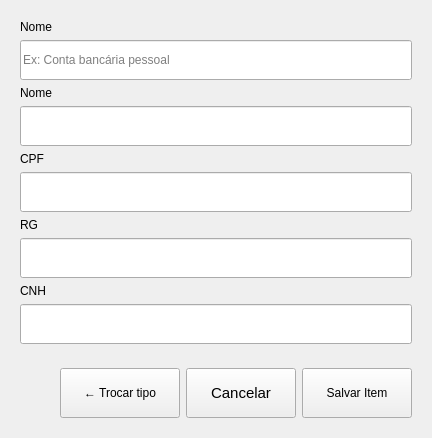
        <widget class="QWidget" name="page_identidade">
         <layout class="QVBoxLayout" name="verticalLayout_15">
          <item>
           <widget class="QFrame" name="frame_12">
            <property name="frameShape">
             <enum>QFrame::Shape::NoFrame</enum>
            </property>
            <property name="frameShadow">
             <enum>QFrame::Shadow::Raised</enum>
            </property>
            <layout class="QVBoxLayout" name="verticalLayout_14">
             <item>
              <widget class="QLabel" name="label_24">
               <property name="text">
                <string>Nome</string>
               </property>
              </widget>
             </item>
             <item>
              <widget class="QLineEdit" name="line_nome_item_identidade">
               <property name="minimumSize">
                <size>
                 <width>0</width>
                 <height>40</height>
                </size>
               </property>
               <property name="maximumSize">
                <size>
                 <width>16777215</width>
                 <height>40</height>
                </size>
               </property>
               <property name="placeholderText">
                <string>Ex: Conta bancária pessoal</string>
               </property>
              </widget>
             </item>
             <item>
              <widget class="QLabel" name="label_25">
               <property name="font">
                <font>
                 <pointsize>9</pointsize>
                </font>
               </property>
               <property name="text">
                <string>Nome</string>
               </property>
              </widget>
             </item>
             <item>
              <widget class="QLineEdit" name="line_name_identidade_2">
               <property name="minimumSize">
                <size>
                 <width>0</width>
                 <height>40</height>
                </size>
               </property>
               <property name="maximumSize">
                <size>
                 <width>16777215</width>
                 <height>40</height>
                </size>
               </property>
              </widget>
             </item>
             <item>
              <widget class="QLabel" name="label_26">
               <property name="font">
                <font>
                 <pointsize>9</pointsize>
                </font>
               </property>
               <property name="text">
                <string>CPF</string>
               </property>
              </widget>
             </item>
             <item>
              <widget class="QLineEdit" name="line_cpf_identidade">
               <property name="minimumSize">
                <size>
                 <width>0</width>
                 <height>40</height>
                </size>
               </property>
               <property name="maximumSize">
                <size>
                 <width>16777215</width>
                 <height>40</height>
                </size>
               </property>
               <property name="echoMode">
                <enum>QLineEdit::EchoMode::Password</enum>
               </property>
              </widget>
             </item>
             <item>
              <widget class="QLabel" name="label_27">
               <property name="text">
                <string>RG</string>
               </property>
              </widget>
             </item>
             <item>
              <widget class="QLineEdit" name="line_rg_identidade">
               <property name="minimumSize">
                <size>
                 <width>0</width>
                 <height>40</height>
                </size>
               </property>
               <property name="maximumSize">
                <size>
                 <width>16777215</width>
                 <height>40</height>
                </size>
               </property>
               <property name="echoMode">
                <enum>QLineEdit::EchoMode::Password</enum>
               </property>
              </widget>
             </item>
             <item>
              <widget class="QLabel" name="label_28">
               <property name="font">
                <font>
                 <pointsize>9</pointsize>
                </font>
               </property>
               <property name="text">
                <string>CNH</string>
               </property>
              </widget>
             </item>
             <item>
              <widget class="QLineEdit" name="line_cnh_identidade">
               <property name="minimumSize">
                <size>
                 <width>0</width>
                 <height>40</height>
                </size>
               </property>
               <property name="maximumSize">
                <size>
                 <width>16777215</width>
                 <height>40</height>
                </size>
               </property>
              </widget>
             </item>
            </layout>
           </widget>
          </item>
          <item>
           <widget class="QFrame" name="frame_13">
            <property name="sizePolicy">
             <sizepolicy hsizetype="Preferred" vsizetype="Fixed">
              <horstretch>0</horstretch>
              <verstretch>0</verstretch>
             </sizepolicy>
            </property>
            <property name="frameShape">
             <enum>QFrame::Shape::NoFrame</enum>
            </property>
            <property name="frameShadow">
             <enum>QFrame::Shadow::Raised</enum>
            </property>
            <layout class="QHBoxLayout" name="horizontalLayout_8">
             <item>
              <spacer name="horizontalSpacer_7">
               <property name="orientation">
                <enum>Qt::Orientation::Horizontal</enum>
               </property>
               <property name="sizeHint" stdset="0">
                <size>
                 <width>40</width>
                 <height>20</height>
                </size>
               </property>
              </spacer>
             </item>
             <item alignment="Qt::AlignmentFlag::AlignRight">
              <widget class="QPushButton" name="btn_trocar_type_identidade">
               <property name="minimumSize">
                <size>
                 <width>120</width>
                 <height>50</height>
                </size>
               </property>
               <property name="maximumSize">
                <size>
                 <width>120</width>
                 <height>50</height>
                </size>
               </property>
               <property name="text">
                <string>← Trocar tipo</string>
               </property>
              </widget>
             </item>
             <item alignment="Qt::AlignmentFlag::AlignRight">
              <widget class="QPushButton" name="btn_cancelar_identidade">
               <property name="sizePolicy">
                <sizepolicy hsizetype="Minimum" vsizetype="Preferred">
                 <horstretch>0</horstretch>
                 <verstretch>0</verstretch>
                </sizepolicy>
               </property>
               <property name="minimumSize">
                <size>
                 <width>110</width>
                 <height>50</height>
                </size>
               </property>
               <property name="maximumSize">
                <size>
                 <width>120</width>
                 <height>50</height>
                </size>
               </property>
               <property name="font">
                <font>
                 <pointsize>11</pointsize>
                </font>
               </property>
               <property name="text">
                <string>Cancelar</string>
               </property>
              </widget>
             </item>
             <item alignment="Qt::AlignmentFlag::AlignRight">
              <widget class="QPushButton" name="btn_save_item_identidade">
               <property name="sizePolicy">
                <sizepolicy hsizetype="Minimum" vsizetype="Preferred">
                 <horstretch>0</horstretch>
                 <verstretch>0</verstretch>
                </sizepolicy>
               </property>
               <property name="minimumSize">
                <size>
                 <width>110</width>
                 <height>50</height>
                </size>
               </property>
               <property name="maximumSize">
                <size>
                 <width>120</width>
                 <height>50</height>
                </size>
               </property>
               <property name="text">
                <string>Salvar Item</string>
               </property>
              </widget>
             </item>
            </layout>
           </widget>
          </item>
         </layout>
        </widget>
